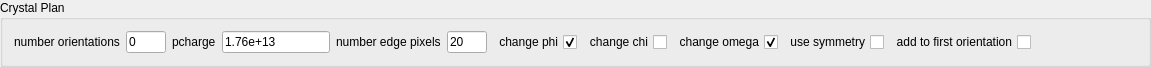
  <widget class="QGroupBox" name="groupBox_10">
   <property name="geometry">
    <rect>
     <x>9</x>
     <y>579</y>
     <width>1151</width>
     <height>56</height>
    </rect>
   </property>
   <property name="title">
    <string>Crystal Plan</string>
   </property>
   <layout class="QHBoxLayout" name="horizontalLayout_10">
    <item>
     <widget class="QLabel" name="label_7">
      <property name="text">
       <string>number orientations</string>
      </property>
     </widget>
    </item>
    <item>
     <widget class="QLineEdit" name="numOrientations_ledt">
      <property name="enabled">
       <bool>true</bool>
      </property>
      <property name="sizePolicy">
       <sizepolicy hsizetype="Fixed" vsizetype="Fixed">
        <horstretch>0</horstretch>
        <verstretch>0</verstretch>
       </sizepolicy>
      </property>
      <property name="minimumSize">
       <size>
        <width>0</width>
        <height>0</height>
       </size>
      </property>
      <property name="maximumSize">
       <size>
        <width>40</width>
        <height>16777215</height>
       </size>
      </property>
      <property name="sizeIncrement">
       <size>
        <width>0</width>
        <height>0</height>
       </size>
      </property>
      <property name="baseSize">
       <size>
        <width>0</width>
        <height>0</height>
       </size>
      </property>
      <property name="palette">
       <palette>
        <active/>
        <inactive/>
        <disabled/>
       </palette>
      </property>
      <property name="font">
       <font/>
      </property>
      <property name="cursor">
       <cursorShape>IBeamCursor</cursorShape>
      </property>
      <property name="mouseTracking">
       <bool>true</bool>
      </property>
      <property name="focusPolicy">
       <enum>Qt::StrongFocus</enum>
      </property>
      <property name="contextMenuPolicy">
       <enum>Qt::DefaultContextMenu</enum>
      </property>
      <property name="updatesEnabled">
       <bool>true</bool>
      </property>
      <property name="visible">
       <bool>true</bool>
      </property>
      <property name="acceptDrops">
       <bool>true</bool>
      </property>
      <property name="windowTitle">
       <string/>
      </property>
      <property name="windowIconText">
       <string/>
      </property>
      <property name="windowOpacity">
       <double>1.000000000000000</double>
      </property>
      <property name="windowModified">
       <bool>false</bool>
      </property>
      <property name="toolTip">
       <string>Minimum intensity for plotting in reciprocal space</string>
      </property>
      <property name="statusTip">
       <string/>
      </property>
      <property name="whatsThis">
       <string/>
      </property>
      <property name="accessibleName">
       <string/>
      </property>
      <property name="accessibleDescription">
       <string/>
      </property>
      <property name="layoutDirection">
       <enum>Qt::LeftToRight</enum>
      </property>
      <property name="autoFillBackground">
       <bool>false</bool>
      </property>
      <property name="styleSheet">
       <string notr="true"/>
      </property>
      <property name="locale">
       <locale language="English" country="UnitedStates"/>
      </property>
      <property name="windowFilePath">
       <string/>
      </property>
      <property name="inputMethodHints">
       <set>Qt::ImhNone</set>
      </property>
      <property name="inputMask">
       <string/>
      </property>
      <property name="text">
       <string>0</string>
      </property>
      <property name="maxLength">
       <number>32767</number>
      </property>
      <property name="frame">
       <bool>true</bool>
      </property>
      <property name="echoMode">
       <enum>QLineEdit::Normal</enum>
      </property>
      <property name="cursorPosition">
       <number>1</number>
      </property>
      <property name="modified">
       <bool>false</bool>
      </property>
      <property name="dragEnabled">
       <bool>false</bool>
      </property>
      <property name="readOnly">
       <bool>false</bool>
      </property>
      <property name="placeholderText">
       <string/>
      </property>
      <property name="cursorMoveStyle">
       <enum>Qt::LogicalMoveStyle</enum>
      </property>
     </widget>
    </item>
    <item>
     <widget class="QLabel" name="label_27">
      <property name="text">
       <string>pcharge</string>
      </property>
     </widget>
    </item>
    <item>
     <widget class="QLineEdit" name="pcharge_ledt">
      <property name="text">
       <string>1.76e+13</string>
      </property>
     </widget>
    </item>
    <item>
     <widget class="QLabel" name="label_6">
      <property name="text">
       <string>number edge pixels</string>
      </property>
     </widget>
    </item>
    <item>
     <widget class="QLineEdit" name="edgePixels_ledt">
      <property name="enabled">
       <bool>true</bool>
      </property>
      <property name="sizePolicy">
       <sizepolicy hsizetype="Fixed" vsizetype="Fixed">
        <horstretch>0</horstretch>
        <verstretch>0</verstretch>
       </sizepolicy>
      </property>
      <property name="minimumSize">
       <size>
        <width>0</width>
        <height>0</height>
       </size>
      </property>
      <property name="maximumSize">
       <size>
        <width>40</width>
        <height>16777215</height>
       </size>
      </property>
      <property name="sizeIncrement">
       <size>
        <width>0</width>
        <height>0</height>
       </size>
      </property>
      <property name="baseSize">
       <size>
        <width>0</width>
        <height>0</height>
       </size>
      </property>
      <property name="palette">
       <palette>
        <active/>
        <inactive/>
        <disabled/>
       </palette>
      </property>
      <property name="font">
       <font/>
      </property>
      <property name="cursor">
       <cursorShape>IBeamCursor</cursorShape>
      </property>
      <property name="mouseTracking">
       <bool>true</bool>
      </property>
      <property name="focusPolicy">
       <enum>Qt::StrongFocus</enum>
      </property>
      <property name="contextMenuPolicy">
       <enum>Qt::DefaultContextMenu</enum>
      </property>
      <property name="updatesEnabled">
       <bool>true</bool>
      </property>
      <property name="visible">
       <bool>true</bool>
      </property>
      <property name="acceptDrops">
       <bool>true</bool>
      </property>
      <property name="windowTitle">
       <string/>
      </property>
      <property name="windowIconText">
       <string/>
      </property>
      <property name="windowOpacity">
       <double>1.000000000000000</double>
      </property>
      <property name="windowModified">
       <bool>false</bool>
      </property>
      <property name="toolTip">
       <string>Number of edge pixels which will not have peaks predicted</string>
      </property>
      <property name="statusTip">
       <string/>
      </property>
      <property name="whatsThis">
       <string/>
      </property>
      <property name="accessibleName">
       <string/>
      </property>
      <property name="accessibleDescription">
       <string/>
      </property>
      <property name="layoutDirection">
       <enum>Qt::LeftToRight</enum>
      </property>
      <property name="autoFillBackground">
       <bool>false</bool>
      </property>
      <property name="styleSheet">
       <string notr="true"/>
      </property>
      <property name="locale">
       <locale language="English" country="UnitedStates"/>
      </property>
      <property name="windowFilePath">
       <string/>
      </property>
      <property name="inputMethodHints">
       <set>Qt::ImhNone</set>
      </property>
      <property name="inputMask">
       <string/>
      </property>
      <property name="text">
       <string>20</string>
      </property>
      <property name="maxLength">
       <number>32767</number>
      </property>
      <property name="frame">
       <bool>true</bool>
      </property>
      <property name="echoMode">
       <enum>QLineEdit::Normal</enum>
      </property>
      <property name="cursorPosition">
       <number>2</number>
      </property>
      <property name="modified">
       <bool>false</bool>
      </property>
      <property name="dragEnabled">
       <bool>false</bool>
      </property>
      <property name="readOnly">
       <bool>false</bool>
      </property>
      <property name="placeholderText">
       <string/>
      </property>
      <property name="cursorMoveStyle">
       <enum>Qt::LogicalMoveStyle</enum>
      </property>
     </widget>
    </item>
    <item>
     <widget class="QCheckBox" name="changePhi_chbx">
      <property name="layoutDirection">
       <enum>Qt::RightToLeft</enum>
      </property>
      <property name="text">
       <string>change phi</string>
      </property>
      <property name="checked">
       <bool>true</bool>
      </property>
     </widget>
    </item>
    <item>
     <widget class="QCheckBox" name="changeChi_chbx">
      <property name="layoutDirection">
       <enum>Qt::RightToLeft</enum>
      </property>
      <property name="text">
       <string>change chi</string>
      </property>
     </widget>
    </item>
    <item>
     <widget class="QCheckBox" name="changeOmega_chbx">
      <property name="layoutDirection">
       <enum>Qt::RightToLeft</enum>
      </property>
      <property name="text">
       <string>change omega</string>
      </property>
      <property name="checked">
       <bool>true</bool>
      </property>
     </widget>
    </item>
    <item>
     <widget class="QCheckBox" name="useSymmetry_chbx">
      <property name="layoutDirection">
       <enum>Qt::RightToLeft</enum>
      </property>
      <property name="text">
       <string>use symmetry</string>
      </property>
     </widget>
    </item>
    <item>
     <widget class="QCheckBox" name="addOrientations_chbx">
      <property name="layoutDirection">
       <enum>Qt::RightToLeft</enum>
      </property>
      <property name="text">
       <string>add to first orientation</string>
      </property>
     </widget>
    </item>
    <item>
     <spacer name="horizontalSpacer_9">
      <property name="orientation">
       <enum>Qt::Horizontal</enum>
      </property>
      <property name="sizeHint" stdset="0">
       <size>
        <width>40</width>
        <height>20</height>
       </size>
      </property>
     </spacer>
    </item>
   </layout>
  </widget>
